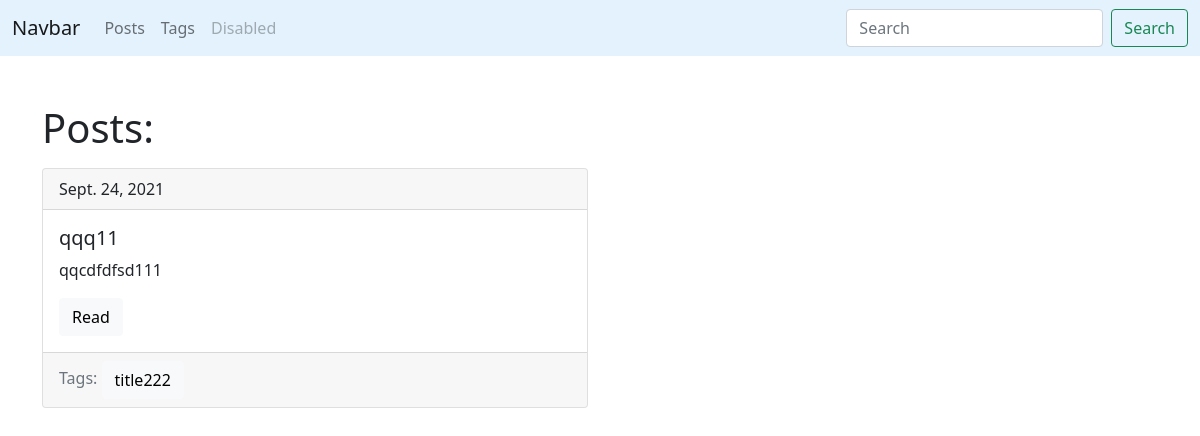
The page /blog/ on the database as committed earlier.
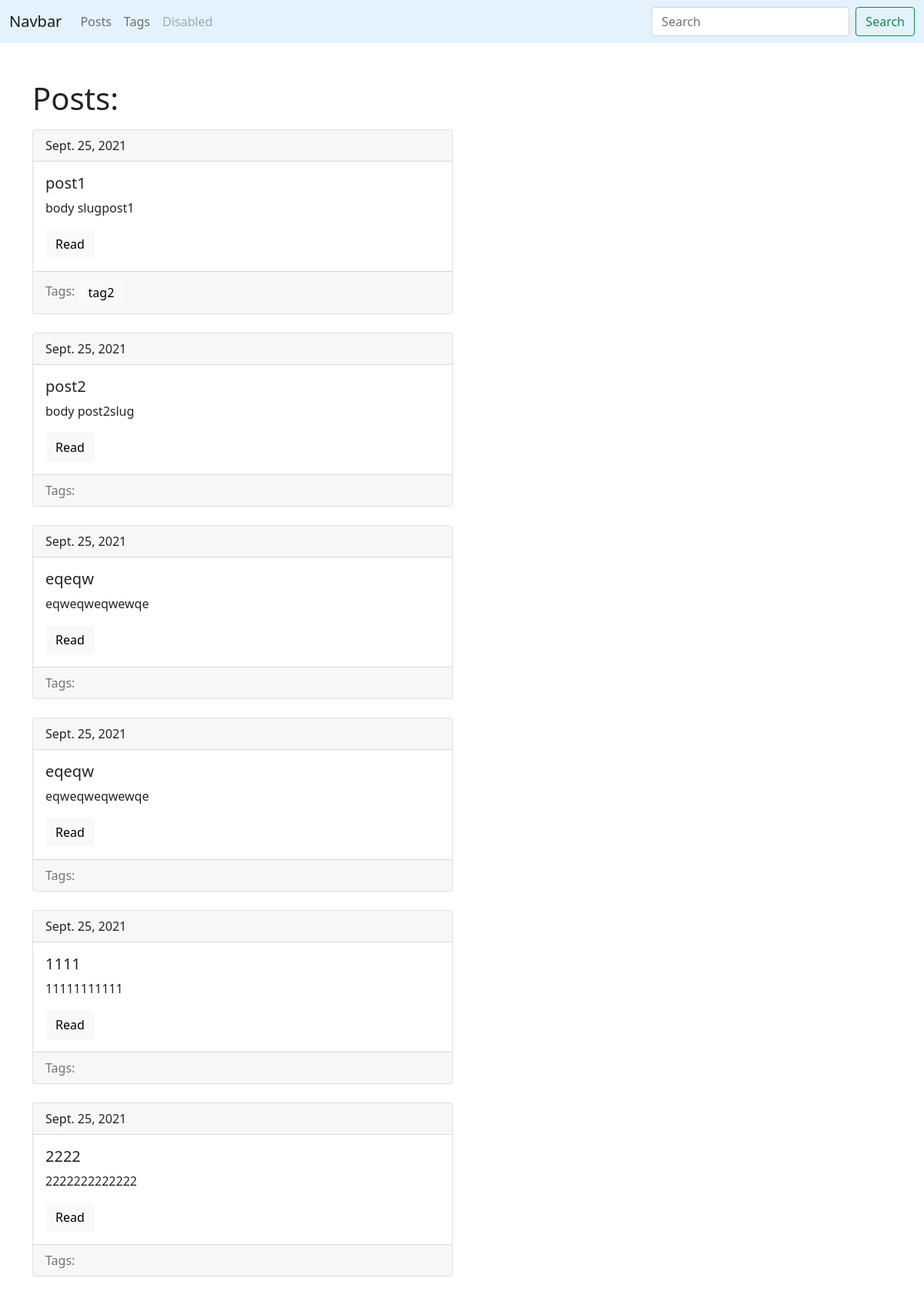
The same page on the database as committed later.
### blog/models.py (models this page shows, shortened)
class Post(models.Model):
    title = models.CharField(max_length=150,db_index=True)
    slug = models.SlugField(max_length=150, blank=True,unique=True)
    body = models.TextField(blank=True,db_index=True)
    tags = models.ManyToManyField('Tag',blank=True,related_name='posts')
    date_pub = models.DateField(auto_now_add=True)
    def get_absolute_url(self):
        return reverse('post_detail_url', kwargs={'slug': self.slug})

class Tag(models.Model):
    title = models.CharField(max_length=150)
    slug = models.SlugField(max_length=150,unique=True)
    def get_absolute_url(self):
        return reverse('tag_detail_url',kwargs={'slug':self.slug})

### blog/views.py (the view)
# urls.py: path('',                posts_list,     name='posts_list_url'),
def posts_list(request):
    posts = Post.objects.all()
    return render(request,'blog/index.html',context={'posts':posts})

### blog/templates/blog/index.html (shortened to what this page needs)
{% extends 'blog/base_blog.html' %}
{% block content %}
<h1 class ="mb-3">Posts:</h1>
{% for post in posts %}
    {% include 'blog/includes/post_card_template.html' %}
{%endfor%}
{% endblock %}

### blog/templates/blog/base_blog.html
{% extends 'base.html' %}

### templates/base.html (shortened to what this page needs)
<!DOCTYPE html>
<html>
<head>
    <link href="https://cdn.jsdelivr.net/npm/bootstrap@5.1.1/dist/css/bootstrap.min.css" rel="stylesheet">
</head>
<body>
<nav class="navbar navbar-expand-lg navbar-light" style="background-color: #e3f2fd;">
  <div class="container-fluid">
    <a class="navbar-brand" href="#">Navbar</a>
    <div class="collapse navbar-collapse" id="navbarSupportedContent">
      <ul class="navbar-nav me-auto mb-2 mb-lg-0">
        <li class="nav-item">
          <a class="nav-link" href="{% url 'posts_list_url' %}">Posts</a>
        </li>
          <li class="nav-item">
          <a class="nav-link" href="{% url 'tags_list_url' %}">Tags</a>
        </li>
        <li class="nav-item">
          <a class="nav-link disabled">Disabled</a>
        </li>
      </ul>
      <form class="d-flex">
        <input class="form-control me-2" type="search" placeholder="Search" aria-label="Search">
        <button class="btn btn-outline-success" type="submit">Search</button>
      </form>
    </div>
  </div>
</nav>
<div class="container mt-5">
    <div class="row">
        <div class="col-6 offset-md-0">
            {% block content %}{% endblock %}
        </div>
    </div>
</div>
</body>
</html>

### blog/templates/blog/includes/post_card_template.html
<div class="card mb-4">
    <div class="card-header">
        {{post.date_pub}}
    </div>
    <div class="card-body">
        <h5 class="card-title">{{post.title}}</h5>
        <p class="card-text">{{post.body|truncatewords:15}}</p>
        <a href="{{ post.get_absolute_url }}" class="btn btn-light">Read</a>
    </div>
    <div class="card-footer text-muted">
        Tags:
        {% for tag in post.tags.all%}
            <a href="{{ tag.get_absolute_url }}" class="btn btn-light">{{ tag.title }}</a>
        {%endfor%}
    </div>
</div>

Rows that differ between the two databases and show on the page:
changed Post: date_pub "Sept. 24, 2021" → "Sept. 25, 2021"; title "qqq11" → "post1"; body "qqcdfdfsd111" → "body slugpost1"
changed Tag: title "title222" → "tag2"
added Post: date_pub "Sept. 25, 2021", title "post2", body "body post2slug"
added Post: date_pub "Sept. 25, 2021", title "eqeqw", body "eqweqweqwewqe"
added Post: date_pub "Sept. 25, 2021", title "eqeqw", body "eqweqweqwewqe"
added Post: date_pub "Sept. 25, 2021", title "1111", body "11111111111"
added Post: date_pub "Sept. 25, 2021", title "2222", body "2222222222222"
